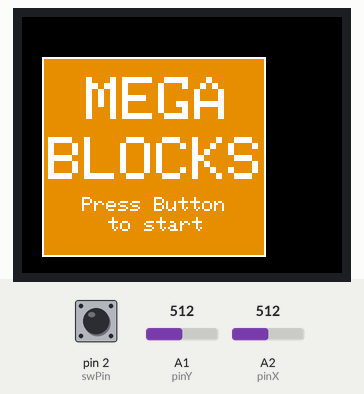
Simulated run of this sketch. Board: Arduino Uno, built with avr-gcc and run on an emulated ATmega328P. Parts: 160×128 colour display. The test bench sets the inputs (shaded band); at power-on: pin 2 (swPin) HIGH, A2 (pinX) = 512, A1 (pinY) = 512. Random numbers use the default seed unless the sketch sets one.

Above: at 1.2 s.
1.3 s: pin 2 (swPin) pulled LOW for 0.15 s
At 2.77 s:
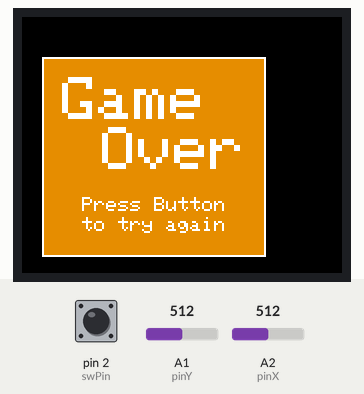
2.9 s: pin 2 (swPin) pulled LOW for 1 s
At 3.79 s:
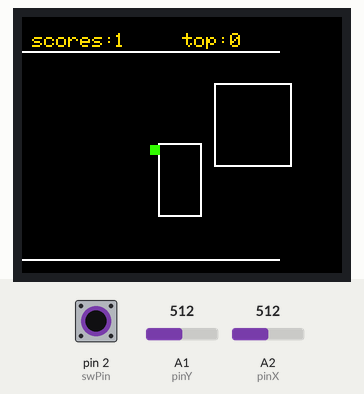
5.4 s: A2 (pinX) set to 306
At 6.41 s:
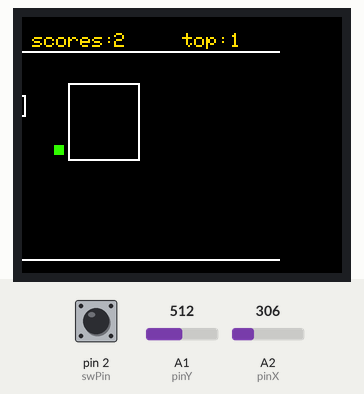
6.9 s: pin 2 (swPin) pulled LOW for 0.15 s
At 6.93 s:
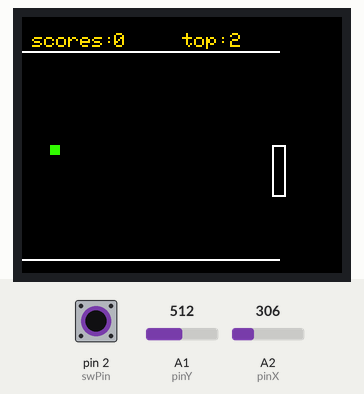
8.5 s: A1 (pinY) set to 314
At 8.59 s:
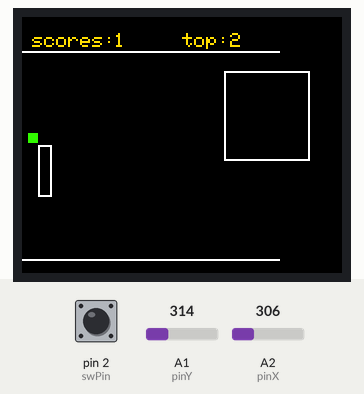

Measured:
- after the input at 1.3 s, the display: first changes at once (image 1 shows a later state)
- after the input at 2.9 s, the display: first changes at once (image 2 shows a later state)
- after the input at 6.9 s, the display: first changes at once (image 4 shows a later state)

The sketch:

motion_game.ino
```cpp
/*
Тестировалось на Arduino IDE 1.8.0
Дата тестирования 29.08.2017г.
*/

#include <SD.h>
#include <TFT.h>                 // Подключаем библиотеку TFT
#include <SPI.h>                 // Подключаем библиотеку SPI

#define CS   10                  // Указываем пины cs
#define DC   9                   // Указываем пины dc (A0)
#define RESET  8                   // Указываем пины reset

#define pinX    A2  // ось X джойстика
#define pinY    A1  // ось Y джойстика
#define swPin    2  // кнопка джойстика

TFT myScreen = TFT(CS, DC, RESET);

// initial position of the point is the middle of the screen
// initial position of the point is the middle of the screen
int xPos = 64;
int yPos = 64;

// direction and speed
int xDir;
int yDir;

// variables to keep track of the point's location
int xPrev = xPos;
int yPrev = yPos;

int topBorder = 17;
int bottomBorder = 121;
int gameSpeed = 40;

int scores = 0;
int topScores = 0;

char scoreText[6];
char topText[6];
String scoreVal;
String topVal;

int countDelay = 30;
int scoreCount = 0;
int cooldown = 100;
int cooldownCount = 0;

int dotSize = 5;

bool isCollized;

bool isPreviewShown = false;

class Block {
  public:
    bool isStarted = false;

    Block() {
      mBlockWidth = random(2, 80);
      mBlockHeight = random(10, 50);
      blockSpeed = random(1, 4);
      startYpos = random(topBorder, bottomBorder-mBlockHeight);
    }

    void startBlock() {
      currentXpos = 128;
      myScreen.stroke(255,255,255);
      myScreen.noFill();
      myScreen.rect(currentXpos, startYpos, mBlockWidth, mBlockHeight);
      isStarted = true;
    }

    void moveBlock() {
      cleanPos();

      currentXpos -= blockSpeed;
      myScreen.stroke(255,255,255);
      myScreen.noFill();
      myScreen.rect(currentXpos, startYpos, mBlockWidth, mBlockHeight);
      isCollized = (isCollized) ? isCollized : checkCollise();
    }

    void cleanPos() {
      myScreen.stroke(0,0,0);
      myScreen.noFill();
      myScreen.rect(currentXpos, startYpos, mBlockWidth, mBlockHeight);
    }

    bool isGone() {
      return currentXpos + mBlockWidth < 0;
    }

    bool checkCollise() {
      //Serial.println(String("Курсор: Х = ") + xPos + ", У = " + yPos + ". Блок (Х " + currentXpos + ", У " + startYpos + ", Ш " + mBlockWidth + ", В " + mBlockHeight + ")");
      return yPos + dotSize >= startYpos && yPos <= startYpos + mBlockHeight && xPos + dotSize >= currentXpos && xPos <= currentXpos + mBlockWidth;
    }

  private:
    int mBlockWidth;
    int mBlockHeight;
    int startYpos;
    int currentXpos = 128;
    int blockSpeed;

};

Block enemyObj1;
Block enemyObj2;
Block enemyObj3;
Block enemyObj4;

void initGame() {
  isCollized = false;
  isPreviewShown = false;
  xDir = 0;
  yDir = 0;
  myScreen.background(0,0,0); // clear the screen
  myScreen.noFill();

  scores = 0;
  myScreen.setTextSize(1);
  myScreen.stroke(250,220,0);
  myScreen.text("scores: ", 5, 8);

  scoreVal = String(scores);
  scoreVal.toCharArray(scoreText, 6);
  myScreen.stroke(250,220,0);
  myScreen.text(scoreText, 46, 8);

  myScreen.stroke(250,220,0);
  myScreen.text("top: ", 80, 8);

  topVal = String(topScores);
  topVal.toCharArray(topText, 6);
  myScreen.stroke(250,220,0);
  myScreen.text(topText, 104, 8);

  myScreen.stroke(255,255,255);
  myScreen.line(0, topBorder, 128, topBorder);
  myScreen.line(0, bottomBorder, 128, bottomBorder);
  enemyObj1 = Block();
  enemyObj2 = Block();
  enemyObj3 = Block();
  enemyObj4 = Block();
  enemyObj1.startBlock();
}

void showPreview(bool newGame = false) {
  if (!isPreviewShown) {
    myScreen.stroke(0,0,0); // set the stroke color to black
    myScreen.rect(xPrev, yPrev, dotSize, dotSize);
    enemyObj1.cleanPos();
    enemyObj2.cleanPos();
    enemyObj3.cleanPos();
    enemyObj4.cleanPos();

    myScreen.background(0,0,0);
    myScreen.setTextSize(3);
    myScreen.stroke(255,255,255);
    myScreen.fill(230,140,0);
    myScreen.rect(10, 20, 112, 100);
    if (newGame) {
      myScreen.text("MEGA", 32, 30);
      myScreen.text("BLOCKS", 13, 60);

      myScreen.setTextSize(1);
      myScreen.text("Press Button", 30, 90);
      myScreen.text("to start", 43, 100);
    } else {
      myScreen.text("Game", 20, 30);
      myScreen.text("Over", 40, 55);

      myScreen.setTextSize(1);
      myScreen.text("Press Button", 30, 90);
      myScreen.text("to try again", 30, 100);
    }
    isPreviewShown = true;
    isCollized = true;
  }
}

void setup(){
  Serial.begin(9600);
  pinMode(swPin, INPUT_PULLUP);

  myScreen.begin();
  showPreview(true);
}

void loop(){
  if (!isCollized) {
    // block one
    if (!enemyObj1.isStarted) {
      if (cooldownCount < cooldown) {
        cooldownCount++;
      } else {
          int tryNew = random(5);
          if (tryNew == 4) {
            enemyObj1.startBlock();
            cooldownCount = 0;
          }
      }
    } else {
      if (enemyObj1.isGone()) {
        enemyObj1.cleanPos();
        enemyObj1 = Block();
        if (cooldownCount < cooldown) {
          cooldownCount++;
        } else {
          int tryNew = random(10);
          if (tryNew == 4) {
            enemyObj1.startBlock();
            cooldownCount = 0;
          }
        }
      } else {
        enemyObj1.moveBlock();
      }
    }

    // block two
    if (!enemyObj2.isStarted) {
      if (cooldownCount < cooldown) {
        cooldownCount++;
      } else {
          int tryNew = random(10);
          if (tryNew == 4) {
            enemyObj2.startBlock();
            cooldownCount = 0;
          }
      }
    } else {
      if (enemyObj2.isGone()) {
        enemyObj2.cleanPos();
        enemyObj2 = Block();
        if (cooldownCount < cooldown) {
          cooldownCount++;
        } else {
          int tryNew = random(10);
          if (tryNew == 4) {
            enemyObj2.startBlock();
            cooldownCount = 0;
          }
        }
      } else {
        enemyObj2.moveBlock();
      }
    }

    // block three
    if (!enemyObj3.isStarted) {
      if (cooldownCount < cooldown) {
        cooldownCount++;
      } else {
          int tryNew = random(10);
          if (tryNew == 4) {
            enemyObj3.startBlock();
            cooldownCount = 0;
          }
      }
    } else {
      if (enemyObj3.isGone()) {
        enemyObj3.cleanPos();
        enemyObj3 = Block();
        if (cooldownCount < cooldown) {
          cooldownCount++;
        } else {
          int tryNew = random(10);
          if (tryNew == 4) {
            enemyObj3.startBlock();
            cooldownCount = 0;
          }
        }
      } else {
        enemyObj3.moveBlock();
      }
    }

    // block four
    if (!enemyObj4.isStarted) {
      if (cooldownCount < cooldown) {
        cooldownCount++;
      } else {
          int tryNew = random(10);
          if (tryNew == 4) {
            enemyObj4.startBlock();
            cooldownCount = 0;
          }
      }
    } else {
      if (enemyObj4.isGone()) {
        enemyObj4.cleanPos();
        enemyObj4 = Block();
        if (cooldownCount < cooldown) {
          cooldownCount++;
        } else {
          int tryNew = random(5);
          if (tryNew == 4) {
            enemyObj4.startBlock();
            cooldownCount = 0;
          }
        }
      } else {
        enemyObj4.moveBlock();
      }
    }

    int X = analogRead(pinX);              // считываем значение оси Х
    int Y = analogRead(pinY);              // считываем значение оси Y

    xDir = X/100 - 5;
    yDir = Y/100 - 5;

    xPos = xPos + xDir;
    yPos = yPos + yDir;

    if (yPos > bottomBorder - dotSize - 1) {
        yPos = bottomBorder - dotSize - 1;
    }
    if (yPos < topBorder + 1) {
        yPos = topBorder + 1;
    }
    if (xPos > 127 - dotSize) {
        xPos = 127 - dotSize;
    }
    if (xPos < 3) {
        xPos = 3;
    }

    if(xPos != xPrev || yPos != yPrev){
      myScreen.stroke(0,0,0); // set the stroke color to black
      myScreen.fill(0,0,0);
      myScreen.rect(xPrev, yPrev, dotSize, dotSize); // color in the previous point
    }

    myScreen.stroke(50,250,0);
    myScreen.fill(50,250,0);
    myScreen.rect(xPos, yPos, dotSize, dotSize);

    xPrev=xPos;
    yPrev=yPos;
    if (scoreCount < countDelay) {
      scoreCount++;
    } else {
      scoreCount = 0;
      scoreVal = String(scores);
      scoreVal.toCharArray(scoreText, 6);
      myScreen.stroke(0,0,0);
      myScreen.text(scoreText, 46, 8);
      scores++;
      scoreVal = String(scores);
      scoreVal.toCharArray(scoreText, 6);
      myScreen.stroke(250,220,0);
      myScreen.text(scoreText, 46, 8);
    }
    switch (scores) {
      case 1000:
        gameSpeed = 7;
        break;
      case 700:
        gameSpeed = 10;
        break;
      case 500:
        gameSpeed = 14;
        break;
      case 350:
        gameSpeed = 17;
        break;
        break;
      case 200:
        gameSpeed = 20;
        break;
      case 100:
        gameSpeed = 24;
        break;
      case 70:
        gameSpeed = 27;
        break;
      case 50:
        gameSpeed = 30;
        break;
      case 30:
        gameSpeed = 32;
        break;
      case 20:
        gameSpeed = 35;
        break;
      case 10:
        gameSpeed = 38;
        break;
      default:
        break;
    }
    delay(gameSpeed);
  } else {
    showPreview();
    if (digitalRead(swPin) == 0) {
      topScores = (topScores < scores) ? scores : topScores;
      initGame();
    }
  }
}
```
